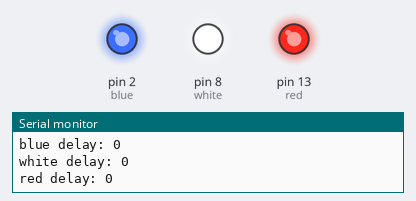
Simulated run of this sketch. Board: Arduino Uno, built with avr-gcc and run on an emulated ATmega328P. On the bench: output pins drawn as LEDs (lit = HIGH), the last lines printed to the serial monitor.

Above: at 0.05 s.
At 0.34 s:
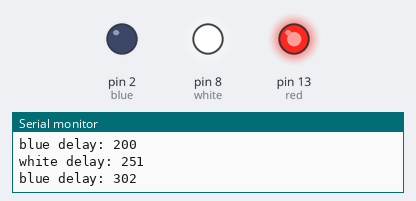
At 0.55 s:
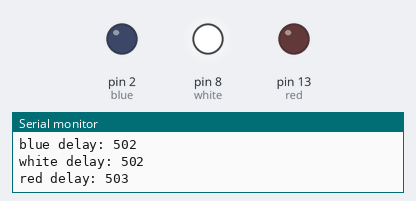
At 1.17 s:
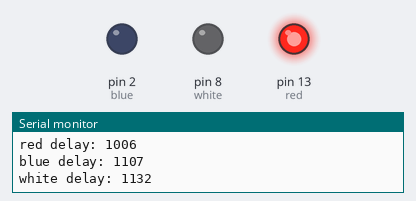
At 1.96 s:
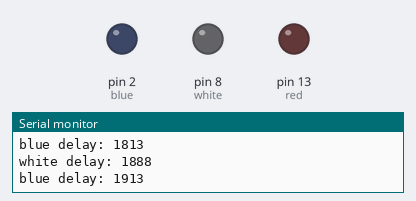
At 2.46 s:
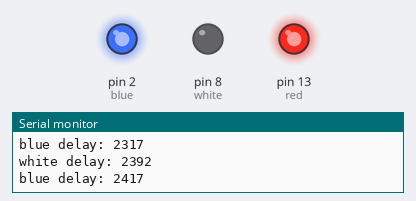
Timing chart, 0 to 3.0 s (numbered marks = the images above):
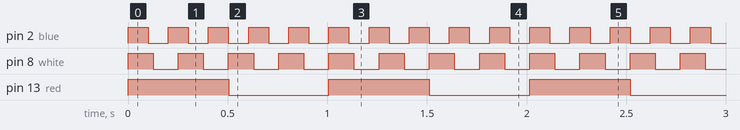

The sketch:

sketch_1_4_5_hz.ino
```cpp
int count = 0;
const int blue = 2;   //pin for blue LED
const int white = 8;  //pin for white LED
const int red = 13;   //pin for red LED
boolean blueFlag;       //determines onOffB outcome
boolean whiteFlag;      //determines onOffW outcome
boolean redFlag;        //determines onOffR outcome

void setup()
{
  Serial.begin(9600);     //set data rate for serial transmission
  pinMode(blue, OUTPUT);  //2 (blue) pin as output
  pinMode(white, OUTPUT); //8 (white) pin as output
  pinMode(red, OUTPUT);   //13 (red) pin as output
  blueFlag = false;;      //initialized to false
  whiteFlag = false;      //initialized to false
  redFlag = false;        //initialized to false
}

void loop()
{
  if(count%4 == 0 ){  //if 100 milliseconds have passed since last time this conditon used
    onOffB();       //toggle blue LED
  }
  if(count%5 == 0 ){  //if 125 milliseconds have passed since last time this conditon used
    onOffW();       //toggle white LED
  }
  if(count%20 == 0 ){ //if 500 milliseconds have passed since last time this conditon used
    onOffR();       //toggle red LED
  }
  delay(25);        //delay 25 milliseconds
  count++;            //increment count by one
}

/*
 * onOffB function
 * if blue LED is on, it will turn off with function call
 * if blue LED is off, it will turn on with function call
 * prints current milliseconds passed when called
 */
void onOffB()
{
  Serial.print("blue delay: ");
  Serial.println(millis());

  if(blueFlag){
    digitalWrite(blue, LOW);
    blueFlag = false;
  }
  else{
    digitalWrite(blue, HIGH);
    blueFlag = true;
  }
}
/*
 * onOffW function
 * if white LED is on, it will turn off with function call
 * if white LED is off, it will turn on with function call
 * prints current milliseconds passed when called
 */
void onOffW()
{
  Serial.print("white delay: ");
  Serial.println(millis());

  if(whiteFlag){
    digitalWrite(white, LOW);
    whiteFlag = false;
  }
  else{
    digitalWrite(white, HIGH);
    whiteFlag = true;
  }
}
/*
 * onOffR function
 * if red LED is on, it will turn off with function call
 * if red LED is off, it will turn on with function call
 * prints current milliseconds passed when called
 */
void onOffR()
{
  Serial.print("red delay: ");
  Serial.println(millis());

  if(redFlag){
    digitalWrite(red, LOW);
    redFlag = false;
  }
  else{
    digitalWrite(red, HIGH);
    redFlag = true;
  }
}
```

Measured:
- by itself, pin 2 (blue): alternates HIGH for 0.10 s and LOW for 0.10 s
- by itself, pin 8 (white): alternates HIGH for 0.13 s and LOW for 0.13 s
- by itself, pin 13 (red): alternates HIGH for 0.50 s and LOW for 0.50 s
